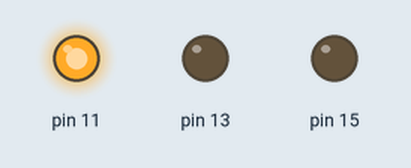
A program run on a simulated Raspberry Pi (header pin numbers). Parts: output pins drawn as LEDs (lit = HIGH).

Above: at 2.5 s.
At 6.0 s:
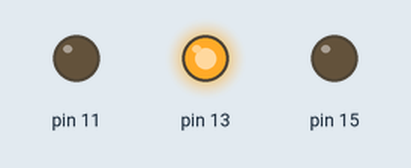
At 9.5 s:
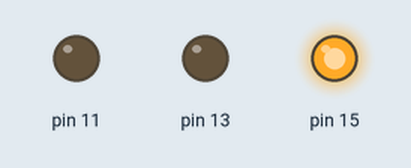
Timing chart, 0 to 15.6 s (numbered marks = the images above):
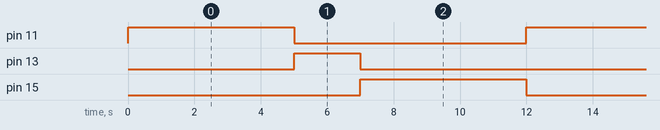

Measured:
- by itself, pin 11, pin 15: alternates HIGH for 5.0 s and LOW for 7.0 s
- by itself, pin 13: alternates HIGH for 2.0 s and LOW for 10.0 s
- by itself, everything shown: repeats every 12.0 s, in 3 steps

The program:

Traffic_Light.py
```python
import RPi.GPIO as GPIO
import time

# Set up GPIO pins
GPIO.setmode(GPIO.BOARD)  # Use physical pin numbering
GPIO.setup(11, GPIO.OUT)  # Red LED
GPIO.setup(13, GPIO.OUT)  # Yellow LED
GPIO.setup(15, GPIO.OUT)  # Green LED

# Traffic light sequence
try:
    while True:
        GPIO.output(11, GPIO.HIGH)  # Red ON
        GPIO.output(13, GPIO.LOW)   # Yellow OFF
        GPIO.output(15, GPIO.LOW)   # Green OFF
        time.sleep(5)  # Red for 5 seconds

        GPIO.output(11, GPIO.LOW)   # Red OFF
        GPIO.output(13, GPIO.HIGH)  # Yellow ON
        GPIO.output(15, GPIO.LOW)   # Green OFF
        time.sleep(2)  # Yellow for 2 seconds

        GPIO.output(11, GPIO.LOW)   # Red OFF
        GPIO.output(13, GPIO.LOW)   # Yellow OFF
        GPIO.output(15, GPIO.HIGH)  # Green ON
        time.sleep(5)  # Green for 5 seconds

except KeyboardInterrupt:
    GPIO.cleanup()  # Clean up GPIO pins on exit
```
